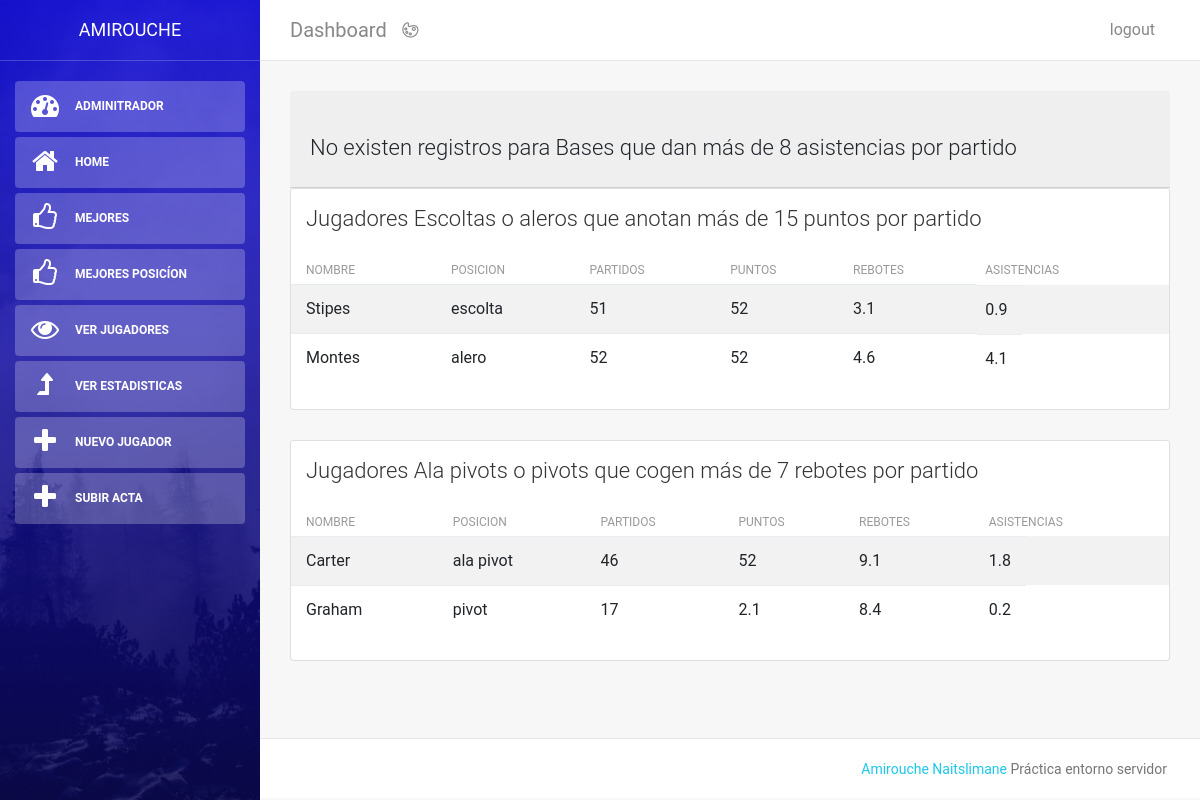
Page /jugadores/posicion (signed in) on the committed database.
### tables this page shows
CREATE TABLE `jugadores` (
  `id` int(11) NOT NULL,
  `nombre` varchar(255) NOT NULL,
  `posicion` enum('base','escolta','alero','ala pivot','pivot') NOT NULL,
  `partidos` int(11) NOT NULL,
  `puntos` float NOT NULL,
  `rebotes` float NOT NULL,
  `asistencias` float NOT NULL
);

### application/core/View.php (called while the page is built, shortened)
<?php
class View
{
    public function render($view,$data = array()) {
        extract($data);
        $view = APP.'view/'.$view.'.php';
        require($view);
    }
}

### application/controller/jugadores.php (called while the page is built, shortened)
<?php
class Jugadores extends Controller
{
    protected $jugador;
    function __construct()
    {
        $this->jugador = $this->loadModel('jugadore');
    }
    public function posicion()
    {
        $this->view->render('jugadores/posicion',
            array(
            'base_assist' => $this->jugador->get_position_assist(),
            'escol_puntos' => $this->jugador->get_escol_puntos(),
            'pivots_rebotes' => $this->jugador->get_pivots_rebotes()
            )
        );
    }
}

### public/index.php (called while the page is built, shortened)
<?php
require APP . 'core/application.php';
require APP . 'core/controller.php';
require APP . 'core/Database.php';
require APP . 'core/Model.php';
$app = new Application();

### application/core/Model.php (called while the page is built, shortened)
<?php
class Model
{
public function __construct()
{
    $this->db = Database::getInstance();
}
}

### application/core/Database.php (called while the page is built, shortened)
<?php
class Database extends \mysqli{
    private static $instance;
    public static function getInstance() {
        if (!self::$instance instanceof Database) {
            self::$instance = new Database();
        }
        return self::$instance;
    }
}

### application/model/jugadore_model.php (called while the page is built, shortened)
<?php
class jugadore extends Model
{
    public function get_position_assist()
    {
        $sql = "SELECT * "
            . "FROM jugadores "
            . "WHERE posicion ='base' "
            . "AND asistencias > 8";
        $query = $this->db->prepare($sql);
        $query->execute();
        $result = $query->get_result();
        $players = array();
        return $players;
    }
    public function get_escol_puntos()
    {
        $sql = "SELECT * FROM "
            . "jugadores WHERE "
            . "(posicion = 'escolta' OR posicion = 'alero') "
            . "AND puntos > 15";
        $query = $this->db->prepare($sql);
        $query->execute();
        $result = $query->get_result();
        $players = array();
        while ($player = $result->fetch_object()) {
            $players[] = $player;
        }
        return $players;
    }
    public function get_pivots_rebotes()
    {
        $sql = "SELECT * "
            . "FROM jugadores "
            . "WHERE (posicion = 'ala pivot' "
            . "OR posicion = 'pivot') "
            . "AND rebotes > 7";
        $query = $this->db->prepare($sql);
        $query->execute();
        $result = $query->get_result();
        $players = array();
        while ($player = $result->fetch_object()) {
            $players[] = $player;
        }
        return $players;
    }
}

### application/core/controller.php (called while the page is built, shortened)
<?php
class Controller
{
    function __construct()
    {
        $this->view = $this->loadView();
    }
    public function loadModel($model)
    {
        return new $model;
    }
    public function loadView()
    {
        require_once APP . 'core/View.php';
        return new View();
    }
}

### application/view/jugadores/posicion.php (the view, shortened to what this page needs)
<div class="col-md-12">
    <?php if(empty($base_assist)): ?>
				<div class="card-header ">
						<h4 class="card-title">No existen registros para Bases que dan más de 8 asistencias por partido</h4>
				</div>
<?php endif;?>
    <?php if(empty($escol_puntos)): ?>
				<div class="card-header ">
						<h4 class="card-title">No existen registros para Escoltas o aleros que anotan más de 15 puntos por partido</h4>
				</div>
    <?php else:?>
				<div class="card strpied-tabled-with-hover">
						<div class="card-header ">
								<h4 class="card-title">Jugadores Escoltas o aleros que anotan más de 15 puntos por partido</h4>
						</div>
						<div class="card-body table-full-width table-responsive">
								<table class="table table-hover table-striped">
										<thead>
										<th>Nombre</th>
										<th>Posicion</th>
										<th>Partidos</th>
										<th>Puntos</th>
										<th>Rebotes</th>
										<th>Asistencias</th>
										</thead>
										<tbody>
                    <?php foreach ($escol_puntos as $escol_punto):?>
												<tr>
														<td><?= $escol_punto->nombre; ?></td>
														<td><?= $escol_punto->posicion; ?></td>
														<td><?= $escol_punto->partidos; ?></td>
														<td><?= $escol_punto->puntos; ?></td>
														<td><?= $escol_punto->rebotes; ?></td>
														<td><?= $escol_punto->asistencias; ?></td>
												</tr>
                    <?php endforeach; ?>
										</tbody>
								</table>
						</div>
				</div>
    <?php endif;?>
    <?php if(empty($pivots_rebotes)): ?>
				<div class="card-header ">
						<h4 class="card-title">No existen registros para Ala pivots o pivots que cogen más de 7 rebotes por partido</h4>
				</div>
    <?php else:?>
				<div class="card strpied-tabled-with-hover">
						<div class="card-header ">
								<h4 class="card-title">Jugadores Ala pivots o pivots que cogen más de 7 rebotes por partido</h4>
						</div>
						<div class="card-body table-full-width table-responsive">
								<table class="table table-hover table-striped">
										<thead>
										<th>Nombre</th>
										<th>Posicion</th>
										<th>Partidos</th>
										<th>Puntos</th>
										<th>Rebotes</th>
										<th>Asistencias</th>
										</thead>
										<tbody>
                    <?php foreach ($pivots_rebotes as $pivots_rebote):?>
												<tr>
														<td><?= $pivots_rebote->nombre; ?></td>
														<td><?= $pivots_rebote->posicion; ?></td>
														<td><?= $pivots_rebote->partidos; ?></td>
														<td><?= $pivots_rebote->puntos; ?></td>
														<td><?= $pivots_rebote->rebotes; ?></td>
														<td><?= $pivots_rebote->asistencias; ?></td>
												</tr>
                    <?php endforeach; ?>
										</tbody>
								</table>
						</div>
				</div>
    <?php endif;?>
</div>

### rows in the picture
jugadores: nombre "Stipes", posicion "escolta", partidos "51", puntos "52", rebotes "3.1", asistencias "0.9"
jugadores: nombre "Montes", posicion "alero", partidos "52", puntos "52", rebotes "4.6", asistencias "4.1"
jugadores: nombre "Carter", posicion "ala pivot", partidos "46", puntos "52", rebotes "9.1", asistencias "1.8"
jugadores: nombre "Graham", posicion "pivot", partidos "17", puntos "2.1", rebotes "8.4", asistencias "0.2"
